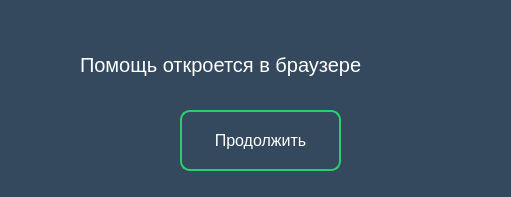
<?xml version="1.0" encoding="UTF-8"?>
<ui version="4.0">
 <class>Dialog</class>
 <widget class="QDialog" name="Dialog">
  <property name="geometry">
   <rect>
    <x>0</x>
    <y>0</y>
    <width>511</width>
    <height>197</height>
   </rect>
  </property>
  <property name="windowTitle">
   <string>Dialog</string>
  </property>
  <property name="styleSheet">
   <string notr="true">QDialog{
background-color:#34495e;
}
</string>
  </property>
  <widget class="QPushButton" name="pushButton">
   <property name="geometry">
    <rect>
     <x>180</x>
     <y>110</y>
     <width>161</width>
     <height>61</height>
    </rect>
   </property>
   <property name="font">
    <font>
     <pointsize>12</pointsize>
    </font>
   </property>
   <property name="styleSheet">
    <string notr="true">QPushButton{
background-color:none;
border-style:solid;
border-width: 2px;
border-radius: 10px;
border-color: #2ecc71;
text-color:white;
color:white;
}
QPushButton:hover{
background-color:#2ecc71;
}</string>
   </property>
   <property name="text">
    <string>Продолжить</string>
   </property>
  </widget>
  <widget class="QLabel" name="label">
   <property name="geometry">
    <rect>
     <x>80</x>
     <y>50</y>
     <width>371</width>
     <height>31</height>
    </rect>
   </property>
   <property name="font">
    <font>
     <pointsize>15</pointsize>
    </font>
   </property>
   <property name="text">
    <string>&lt;html&gt;&lt;head/&gt;&lt;body&gt;&lt;p&gt;&lt;span style=&quot; color:#ffffff;&quot;&gt;Помощь откроется в браузере&lt;/span&gt;&lt;/p&gt;&lt;/body&gt;&lt;/html&gt;</string>
   </property>
  </widget>
 </widget>
 <resources/>
 <connections/>
</ui>
